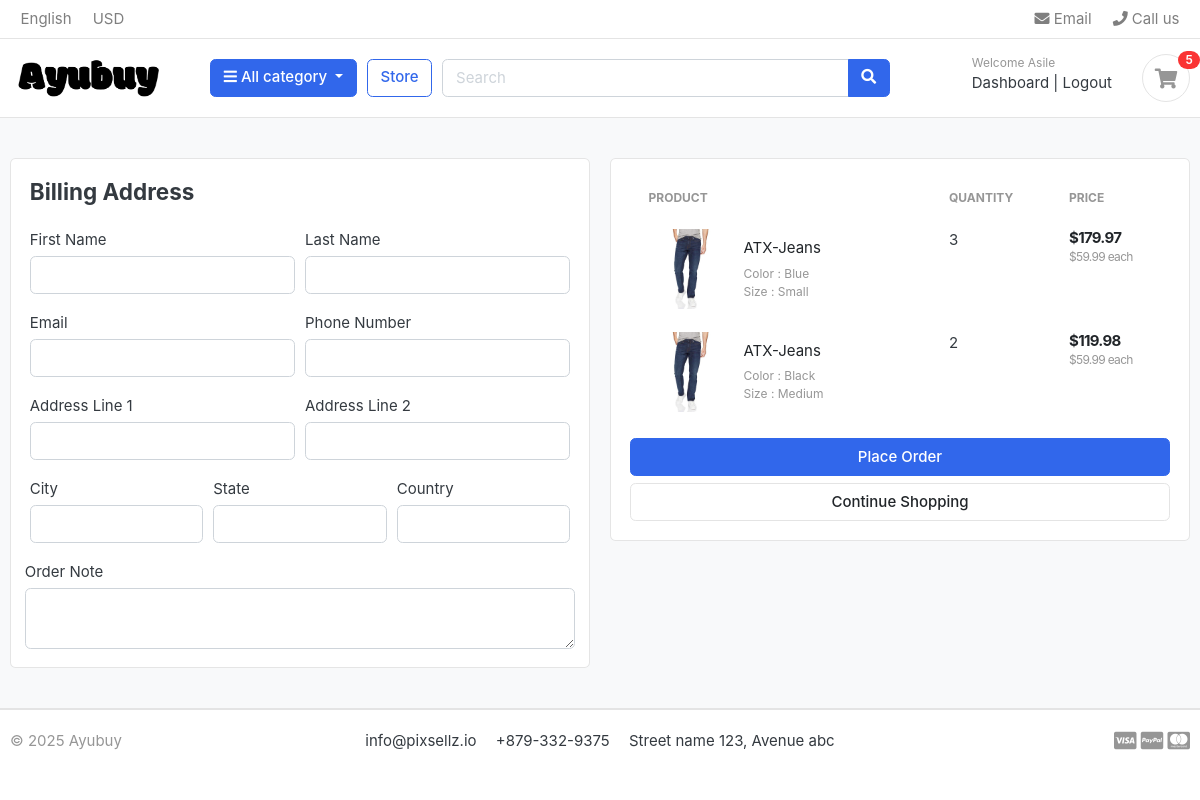
The page /cart/checkout/ (signed in) on the database as committed earlier.
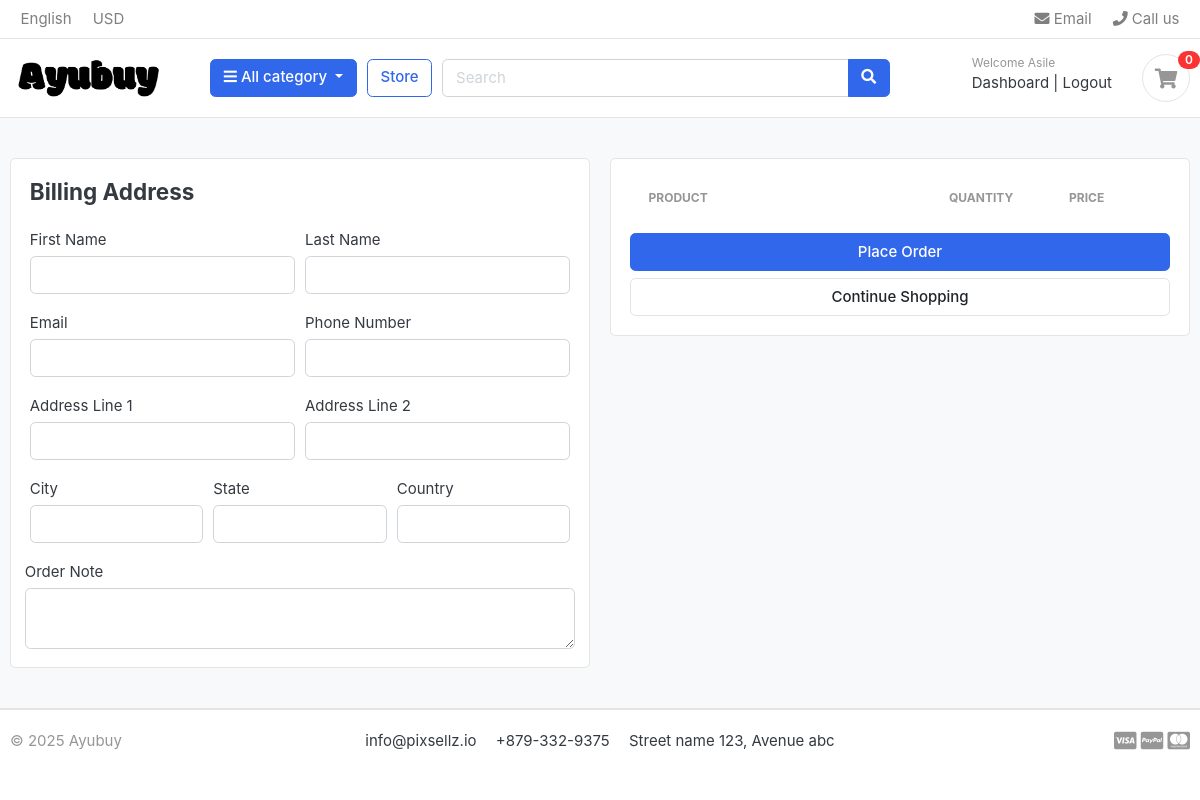
The same page on the database as committed later.
### carts/models.py (models this page shows, shortened)
class CartItem(models.Model):
    user = models.ForeignKey(Account, on_delete=models.CASCADE, null=True)
    product = models.ForeignKey(Product, on_delete=models.CASCADE)  # Product linked to the cart item
    variations = models.ManyToManyField(Variation, blank=True)
    cart = models.ForeignKey(Cart, on_delete=models.CASCADE, null=True)  # Cart associated with the item
    quantity = models.IntegerField()  # Number of products in the cart
    is_active = models.BooleanField(default=True)  # Active status of the cart item
    def sub_total(self):
        return self.product.price * self.quantity

### store/models.py (models this page shows, shortened)
class Product(models.Model):
    product_name = models.CharField(max_length=200, unique=True)  # Product name (unique)
    slug = models.SlugField(max_length=200, unique=True)  # SEO-friendly unique slug
    description = models.TextField(max_length=500, blank=True)  # Optional product description
    price = models.DecimalField(max_digits=10, decimal_places=2, default=Decimal('0.00'))  # Precise price handling
    images = models.ImageField(upload_to='photos/products')  # Product image storage path
    stock = models.PositiveIntegerField()  # Prevents negative stock values
    is_available = models.BooleanField(default=True)  # Product availability status
    category = models.ForeignKey(Category, on_delete=models.CASCADE)  # Category association
    created_date = models.DateTimeField(auto_now_add=True)  # Auto-set creation timestamp
    modified_date = models.DateTimeField(auto_now=True)  # Auto-update modification timestamp
    def get_url(self):
        return reverse('product_detail', args=[self.category.slug, self.slug])
    class Meta:
        ordering = ['-created_date']
        verbose_name = "Product"
        verbose_name_plural = "Products"

class Variation(models.Model):
    product = models.ForeignKey(Product, on_delete=models.CASCADE, related_name="variations")
    variation_category = models.CharField(max_length=100, choices=VARIATION_CATEGORY_CHOICES)
    variation_value = models.CharField(max_length=100)
    is_active = models.BooleanField(default=True)
    created_date = models.DateTimeField(auto_now=True)
    objects = VariationManager()
    class Meta:
        ordering = ['product', 'variation_category']
        verbose_name = "Variation"
        verbose_name_plural = "Variations"

### carts/views.py (the view)
# urls.py: path('checkout/', views.checkout, name="checkout"),
@login_required(login_url='login')
def checkout(request, total=0, quantity=0, cart_items=None):
    try:
        if request.user.is_authenticated:
            cart_items = CartItem.objects.filter(user=request.user, is_active=True)
        else:
            cart = Cart.objects.get(cart_id=_cart_id(request))
            cart_items = CartItem.objects.filter(cart=cart, is_active=True)
        for cart_item in cart_items:
            total += (cart_item.product.price * cart_item.quantity)  # Total cost
            quantity += cart_item.quantity  # Total quantity of items
        tax = (2 * total) / 100  # 2% tax on total
        grand_total = total + tax  # Calculate grand total including tax
    except ObjectDoesNotExist:
        cart_items = []  # If the cart does not exist, set cart items to an empty list
        tax = 0
        grand_total = 0
    context = {
        'total': total,
        'quantity': quantity,
        'cart_items': cart_items,
        'tax': tax,
        'grand_total': grand_total,
    }
    return render(request, 'store/checkout.html', context)

### carts/context_processors.py (called while the page is built)
def counter(request):
    cart_count = 0  # Initialize cart item count
    if 'admin' in request.path:
        return {}
    else:
        try:
            cart = Cart.objects.filter(cart_id=_cart_id(request))
            if request.user.is_authenticated:
                cart_items = CartItem.objects.all().filter(user=request.user)
            else:
                cart_items = CartItem.objects.all().filter(cart=cart[:1])
            for cart_item in cart_items:
                cart_count += cart_item.quantity
        except Cart.DoesNotExist:
            cart_count = 0  # If no cart exists, set cart_count to 0
    return dict(cart_count=cart_count)  # Return cart count as a dictionary for template usage

### carts/views.py (called while the page is built)
def _cart_id(request):
    if not request.session.session_key:
        request.session.create()
    return request.session.session_key

### category/context_processors.py (called while the page is built)
def menu_links(request):
    links = Category.objects.all()  # Retrieve all category objects
    return {'links': links}  # Return as a dictionary for template context

### category/models.py (called while the page is built)
    def get_url(self):
        return reverse('products_by_category', args=[self.slug])

### templates/store/checkout.html (shortened to what the changed rows need)
{% extends "base.html" %}
{% load static %}
{% block content %}
<section class="section-content padding-y bg">
    <div class="container">
    <div class="row">
        <aside class="col-lg-6">
            <div class="card">
            <div class="card-body">
                <table class="table table-borderless table-shopping-cart">
                    <thead class="text-muted">
                    <tr class="small text-uppercase">
                      <th scope="col">Product</th>
                      <th scope="col" width="120">Quantity</th>
                      <th scope="col" width="120">Price</th>
                    </tr>
                    </thead>
                    <tbody>
                    {% for cart_item in cart_items %}
                    <tr>
                        <td>
                            <figure class="itemside align-items-center">
                                <div class="aside"><img src="{{ cart_item.product.images.url}}" class="img-sm"></div>
                                <figcaption class="info">
                                    <a href="{{ cart_item.product.get_url }}" class="title text-dark">{{ cart_item.product.product_name }}</a>
                                    <p class="text-muted small">
                                        {% if cart_item.variations.all %}
                                            {% for item in cart_item.variations.all %}
                                                {{ item.variation_category | capfirst }} : {{ item.variation_value | capfirst}} <br>
                                            {% endfor %}
                                        {% endif %}
                                    </p>
                                </figcaption>
                            </figure>
                        </td>
                        <td>
                                <label for="">{{ cart_item.quantity }}</label>
                        </td>
                        <td>
                            <div class="price-wrap">
                                <var class="price">${{ cart_item.sub_total}}</var>
                                <small class="text-muted"> ${{ cart_item.product.price}} each</small>
                            </div>
                        </td>
                    </tr>
                    {% endfor %}
                    </tbody>
                    </table>
            </div>
            </div>
    </aside>
    </div>
    </div>
    </section>
{% endblock content %}

### templates/includes/navbar.html (shortened to what this page needs)
{% load static %}
<header class="section-header">
    <nav class="navbar p-md-0 navbar-expand-sm navbar-light border-bottom">
    <div class="container">
      <div class="collapse navbar-collapse" id="navbarTop4">
        <ul class="navbar-nav mr-auto">
            <li class="nav-item dropdown">
                 <a href="#" class="nav-link">   English </a>
            </li>
            <li class="nav-item dropdown">
                <a href="#" class="nav-link"> USD </a>
            </li>
        </ul>
        <ul class="navbar-nav">
            <li><a href="#" class="nav-link"> <i class="fa fa-envelope"></i> Email </a></li>
            <li><a href="#" class="nav-link"> <i class="fa fa-phone"></i> Call us </a></li>
        </ul>
      </div>
    </div>
    </nav>
    <section class="header-main border-bottom">
        <div class="container">
    <div class="row align-items-center">
        <div class="col-lg-2 col-md-3 col-6">
            <a href="{% url 'home' %}" class="brand-wrap">
                <img class="logo" src="{% static './images/logo.png' %}">
            </a>
        </div>
        <div class="col-lg col-sm col-md col-6 flex-grow-0">
            <div class="category-wrap dropdown d-inline-block float-right">
                <button type="button" class="btn btn-primary dropdown-toggle" data-toggle="dropdown">
                    <i class="fa fa-bars"></i> All category
                </button>
            </div>
        </div>
        <a href="{% url 'store' %}" class="btn btn-outline-primary">Store</a>
        <div class="col-lg  col-md-6 col-sm-12 col">
            <form action="{% url 'search' %}" class="search" method="GET">
                <div class="input-group w-100">
                    <input type="text" class="form-control" style="width:60%;" placeholder="Search" name="keyword">
                    <div class="input-group-append">
                      <button class="btn btn-primary" type="submit">
                        <i class="fa fa-search"></i>
                      </button>
                    </div>
                </div>
            </form>
        </div>
        <div class="col-lg-3 col-sm-6 col-8 order-2 order-lg-3">
                    <div class="d-flex justify-content-end mb-3 mb-lg-0">
                        {% if user.id is None %}
                        <div class="widget-header">
                            <small class="title text-muted">Welcome guest!</small>
                            <div>
                                <a href="{% url 'login' %}">Sign in</a> <span class="dark-transp"> | </span>
                                <a href="{% url 'register' %}"> Register</a>
                            </div>
                        </div>
                        {% else %}
                        <div class="widget-header">
                            <small class="title text-muted">Welcome {{ user.first_name }}</small>
                            <div>
                                <a href="{% url 'dashboard' %}">Dashboard</a> <span class="dark-transp"> | </span>
                                <a href="{% url 'logout' %}"> Logout</a>
                            </div>
                        </div>
                        {% endif %}
                        <a href="{% url 'cart' %}" class="widget-header pl-3 ml-3">
                            <div class="icon icon-sm rounded-circle border"><i class="fa fa-shopping-cart"></i></div>
                            <span class="badge badge-pill badge-danger notify">{{ cart_count }}</span>
                        </a>
                    </div>
                </div>
    </div>
        </div>
    </section>
    </header>

Rows that differ between the two databases and show on the page:
removed CartItem: product.images (picture), product.product_name "ATX-Jeans", quantity "3", sub_total "179.97", product.price "59.99"
no longer on this page (row unchanged): Variation: variation_category "Color", variation_value "Blue", shown under "ATX-Jeans"
no longer on this page (row unchanged): Variation: variation_category "Size", variation_value "Small", shown under "ATX-Jeans"
removed CartItem: product.images (picture), product.product_name "ATX-Jeans", quantity "2", sub_total "119.98", product.price "59.99"
no longer on this page (row unchanged): Variation: variation_category "Color", variation_value "Black", shown under "ATX-Jeans"
no longer on this page (row unchanged): Variation: variation_category "Size", variation_value "Medium", shown under "ATX-Jeans"
Other text that changed with them:
{{ cart_count }}: "5" → "0"
